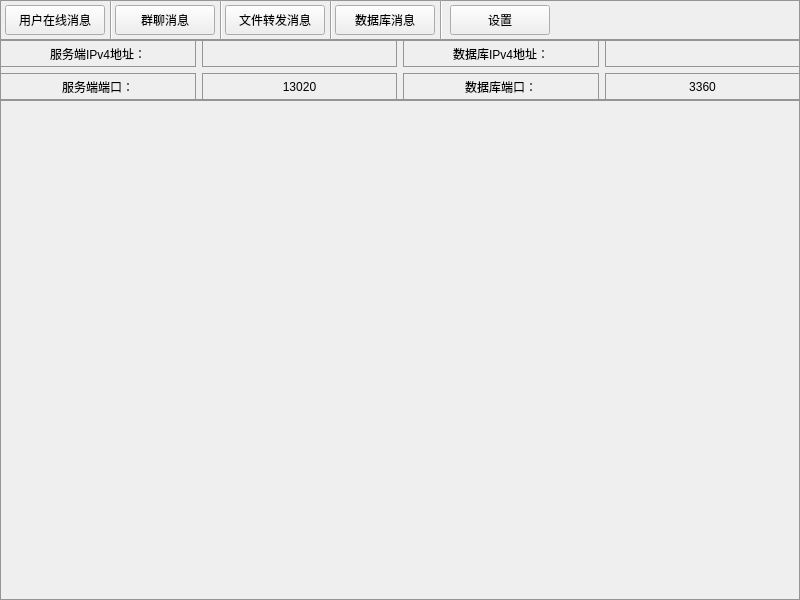
<?xml version="1.0" encoding="UTF-8"?>
<ui version="4.0">
 <class>mainWidget</class>
 <widget class="QWidget" name="mainWidget">
  <property name="geometry">
   <rect>
    <x>0</x>
    <y>0</y>
    <width>800</width>
    <height>600</height>
   </rect>
  </property>
  <property name="minimumSize">
   <size>
    <width>800</width>
    <height>600</height>
   </size>
  </property>
  <property name="maximumSize">
   <size>
    <width>800</width>
    <height>600</height>
   </size>
  </property>
  <property name="windowTitle">
   <string>Form</string>
  </property>
  <property name="styleSheet">
   <string notr="true">/*Top局部样式表*/
QWidget#top_Widget{
	border:1px solid rgb(149, 149, 149);
}

/*middle局部样式表*/
QWidget#middle_Widget{
	border:1px solid rgb(149, 149, 149);
}

QLabel{
	border:1px solid rgb(149, 149, 149);
}

/*bottom局部样式表*/
QWidget#bottom_Widget{
	border:1px solid rgb(149, 149, 149);
}</string>
  </property>
  <widget class="QWidget" name="top_Widget" native="true">
   <property name="geometry">
    <rect>
     <x>0</x>
     <y>0</y>
     <width>800</width>
     <height>40</height>
    </rect>
   </property>
   <property name="styleSheet">
    <string notr="true">/*Top局部样式表*/
QPushButton#reduce_Btn{
	border:noe;
	url(:/becurrent/becurrent/minus.png);
}

QPushButton#reduce_Btn:hover{
	background-color: rgb(217, 217, 217);
}

QPushButton#clos_Btn{
		border:noe;
		url(:/becurrent/becurrent/close.png)
}

QPushButton#clos_Btn:hover{
	background-color: rgb(217, 217, 217);
}</string>
   </property>
   <widget class="QPushButton" name="userinfo_But">
    <property name="geometry">
     <rect>
      <x>5</x>
      <y>5</y>
      <width>100</width>
      <height>30</height>
     </rect>
    </property>
    <property name="minimumSize">
     <size>
      <width>100</width>
      <height>30</height>
     </size>
    </property>
    <property name="maximumSize">
     <size>
      <width>100</width>
      <height>30</height>
     </size>
    </property>
    <property name="text">
     <string>用户在线消息</string>
    </property>
   </widget>
   <widget class="Line" name="line_1">
    <property name="geometry">
     <rect>
      <x>110</x>
      <y>0</y>
      <width>3</width>
      <height>40</height>
     </rect>
    </property>
    <property name="orientation">
     <enum>Qt::Vertical</enum>
    </property>
   </widget>
   <widget class="QPushButton" name="groupinfo_But">
    <property name="geometry">
     <rect>
      <x>115</x>
      <y>5</y>
      <width>100</width>
      <height>30</height>
     </rect>
    </property>
    <property name="minimumSize">
     <size>
      <width>100</width>
      <height>30</height>
     </size>
    </property>
    <property name="maximumSize">
     <size>
      <width>100</width>
      <height>30</height>
     </size>
    </property>
    <property name="text">
     <string>群聊消息</string>
    </property>
   </widget>
   <widget class="Line" name="line_2">
    <property name="geometry">
     <rect>
      <x>220</x>
      <y>0</y>
      <width>3</width>
      <height>40</height>
     </rect>
    </property>
    <property name="orientation">
     <enum>Qt::Vertical</enum>
    </property>
   </widget>
   <widget class="QPushButton" name="fileinfo_But">
    <property name="geometry">
     <rect>
      <x>225</x>
      <y>5</y>
      <width>100</width>
      <height>30</height>
     </rect>
    </property>
    <property name="minimumSize">
     <size>
      <width>100</width>
      <height>30</height>
     </size>
    </property>
    <property name="maximumSize">
     <size>
      <width>100</width>
      <height>30</height>
     </size>
    </property>
    <property name="text">
     <string>文件转发消息</string>
    </property>
   </widget>
   <widget class="Line" name="line_3">
    <property name="geometry">
     <rect>
      <x>330</x>
      <y>0</y>
      <width>3</width>
      <height>40</height>
     </rect>
    </property>
    <property name="orientation">
     <enum>Qt::Vertical</enum>
    </property>
   </widget>
   <widget class="QPushButton" name="sqlinfo_But">
    <property name="geometry">
     <rect>
      <x>335</x>
      <y>5</y>
      <width>100</width>
      <height>30</height>
     </rect>
    </property>
    <property name="minimumSize">
     <size>
      <width>100</width>
      <height>30</height>
     </size>
    </property>
    <property name="maximumSize">
     <size>
      <width>100</width>
      <height>30</height>
     </size>
    </property>
    <property name="text">
     <string>数据库消息</string>
    </property>
   </widget>
   <widget class="Line" name="line_7">
    <property name="geometry">
     <rect>
      <x>440</x>
      <y>0</y>
      <width>3</width>
      <height>40</height>
     </rect>
    </property>
    <property name="orientation">
     <enum>Qt::Vertical</enum>
    </property>
   </widget>
   <widget class="QPushButton" name="setup_But">
    <property name="geometry">
     <rect>
      <x>450</x>
      <y>5</y>
      <width>100</width>
      <height>30</height>
     </rect>
    </property>
    <property name="minimumSize">
     <size>
      <width>100</width>
      <height>30</height>
     </size>
    </property>
    <property name="maximumSize">
     <size>
      <width>100</width>
      <height>30</height>
     </size>
    </property>
    <property name="text">
     <string>设置</string>
    </property>
   </widget>
   <widget class="QPushButton" name="clos_Btn">
    <property name="geometry">
     <rect>
      <x>770</x>
      <y>5</y>
      <width>30</width>
      <height>30</height>
     </rect>
    </property>
    <property name="minimumSize">
     <size>
      <width>30</width>
      <height>30</height>
     </size>
    </property>
    <property name="maximumSize">
     <size>
      <width>30</width>
      <height>30</height>
     </size>
    </property>
    <property name="text">
     <string/>
    </property>
    <property name="icon">
     <iconset resource="../image/icons.qrc">
      <normaloff>:/becurrent/becurrent/close.png</normaloff>:/becurrent/becurrent/close.png</iconset>
    </property>
    <property name="autoRepeat">
     <bool>false</bool>
    </property>
   </widget>
   <widget class="QPushButton" name="reduce_Btn">
    <property name="geometry">
     <rect>
      <x>740</x>
      <y>5</y>
      <width>30</width>
      <height>30</height>
     </rect>
    </property>
    <property name="minimumSize">
     <size>
      <width>30</width>
      <height>30</height>
     </size>
    </property>
    <property name="maximumSize">
     <size>
      <width>30</width>
      <height>30</height>
     </size>
    </property>
    <property name="text">
     <string/>
    </property>
    <property name="icon">
     <iconset resource="../image/icons.qrc">
      <normaloff>:/becurrent/becurrent/minus.png</normaloff>:/becurrent/becurrent/minus.png</iconset>
    </property>
   </widget>
  </widget>
  <widget class="QWidget" name="bottom_Widget" native="true">
   <property name="geometry">
    <rect>
     <x>0</x>
     <y>100</y>
     <width>800</width>
     <height>500</height>
    </rect>
   </property>
   <property name="minimumSize">
    <size>
     <width>800</width>
     <height>500</height>
    </size>
   </property>
   <property name="maximumSize">
    <size>
     <width>800</width>
     <height>500</height>
    </size>
   </property>
  </widget>
  <widget class="QWidget" name="middle_Widget" native="true">
   <property name="geometry">
    <rect>
     <x>0</x>
     <y>40</y>
     <width>800</width>
     <height>60</height>
    </rect>
   </property>
   <property name="minimumSize">
    <size>
     <width>800</width>
     <height>60</height>
    </size>
   </property>
   <property name="maximumSize">
    <size>
     <width>800</width>
     <height>60</height>
    </size>
   </property>
   <layout class="QGridLayout" name="gridLayout">
    <item row="0" column="0">
     <widget class="QLabel" name="label">
      <property name="text">
       <string>服务端IPv4地址：</string>
      </property>
      <property name="alignment">
       <set>Qt::AlignCenter</set>
      </property>
     </widget>
    </item>
    <item row="0" column="1">
     <widget class="QLabel" name="IPv4_lab">
      <property name="text">
       <string/>
      </property>
      <property name="alignment">
       <set>Qt::AlignCenter</set>
      </property>
     </widget>
    </item>
    <item row="0" column="2">
     <widget class="QLabel" name="label_3">
      <property name="text">
       <string>数据库IPv4地址：</string>
      </property>
      <property name="alignment">
       <set>Qt::AlignCenter</set>
      </property>
     </widget>
    </item>
    <item row="0" column="3">
     <widget class="QLabel" name="SqlIPv4_lab">
      <property name="text">
       <string/>
      </property>
      <property name="alignment">
       <set>Qt::AlignCenter</set>
      </property>
     </widget>
    </item>
    <item row="1" column="0">
     <widget class="QLabel" name="label_2">
      <property name="text">
       <string>服务端端口：</string>
      </property>
      <property name="alignment">
       <set>Qt::AlignCenter</set>
      </property>
     </widget>
    </item>
    <item row="1" column="1">
     <widget class="QLabel" name="port_lab">
      <property name="text">
       <string>13020</string>
      </property>
      <property name="alignment">
       <set>Qt::AlignCenter</set>
      </property>
     </widget>
    </item>
    <item row="1" column="2">
     <widget class="QLabel" name="label_4">
      <property name="text">
       <string>数据库端口：</string>
      </property>
      <property name="alignment">
       <set>Qt::AlignCenter</set>
      </property>
     </widget>
    </item>
    <item row="1" column="3">
     <widget class="QLabel" name="SqlPort_lab">
      <property name="text">
       <string>3360</string>
      </property>
      <property name="alignment">
       <set>Qt::AlignCenter</set>
      </property>
     </widget>
    </item>
   </layout>
  </widget>
 </widget>
 <resources>
  <include location="../image/icons.qrc"/>
 </resources>
 <connections/>
</ui>
